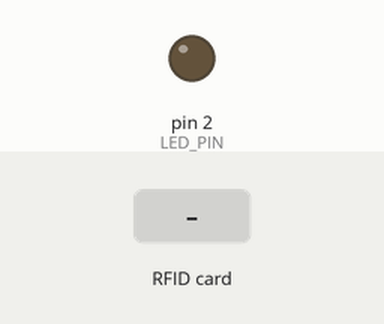
Simulated run of this sketch. Board: Arduino Uno, built with avr-gcc and run on an emulated ATmega328P. On the bench: output pins drawn as LEDs (lit = HIGH). Inputs (shaded band) come from the test bench. Pins used as bus, display or sensor lines are not drawn; what the sketch prints to the serial monitor is not drawn.

Above: at 1.2 s.
1.3 s: RFID card 5E 7A 19 C4 held to the reader
Timing chart, 0 to 4.3 s (numbered marks = the images above; inputs shaded):
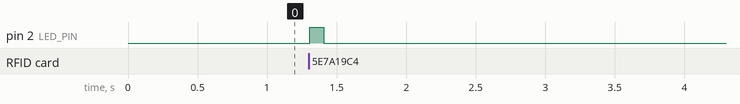

Measured:
- after the input at 1.3 s, pin 2 (LED_PIN): LOW → HIGH at once, → LOW 0.10 s later

The sketch:

rfid.ino
```cpp
#include <SPI.h>
#include <MFRC522.h>

#define SS_PIN 10
#define RST_PIN 9
#define LED_PIN 2
MFRC522 mfrc522(SS_PIN, RST_PIN);  // Create MFRC522 instance

byte knownUID[] = {0xAB};  // Your actual RFID tag's UID

void setup() {
  Serial.begin(9600);
  SPI.begin();
  mfrc522.PCD_Init();

  pinMode(LED_PIN, OUTPUT);  // Set LED pin as an output
  digitalWrite(LED_PIN, LOW);

  Serial.println("Scan an RFID card...");
}

void loop() {
  // Look for new cards
  if ( ! mfrc522.PICC_IsNewCardPresent()) {
    return;
  }

  // Select one of the cards
  if ( ! mfrc522.PICC_ReadCardSerial()) {
    return;
  }

  // Show UID on serial monitor
  Serial.print("UID tag: ");
  for (byte i = 0; i < mfrc522.uid.size; i++) {
    Serial.print(mfrc522.uid.uidByte[i] < 0x10 ? " 0" : " ");
    Serial.print(mfrc522.uid.uidByte[i], HEX);
  }
  Serial.println();

  // Compare the read UID with the known UID
  if (compareUID(knownUID, mfrc522.uid.uidByte, mfrc522.uid.size)) {
    Serial.println("Known UID detected!");
    digitalWrite(LED_PIN, HIGH);
    delay(5000);  // Keep the LED on for 5 seconds
    digitalWrite(LED_PIN, LOW);
  } else {
    Serial.println("Unknown UID.");
    flashLED(LED_PIN, 200);
  }

  delay(1000);
}

bool compareUID(byte *knownUID, byte *readUID, byte length) {
  for (byte i = 0; i < length; i++) {
    if (knownUID[i] != readUID[i]) {
      return false;
    }
  }
  return true;
}

void flashLED(int pin, int duration) {
  unsigned long startMillis = millis();
  while (millis() - startMillis < duration) {
    digitalWrite(pin, HIGH);
    delay(100);  // LED on for 100 milliseconds
    digitalWrite(pin, LOW);
    delay(100);  // LED off for 100 milliseconds
  }
}
```
